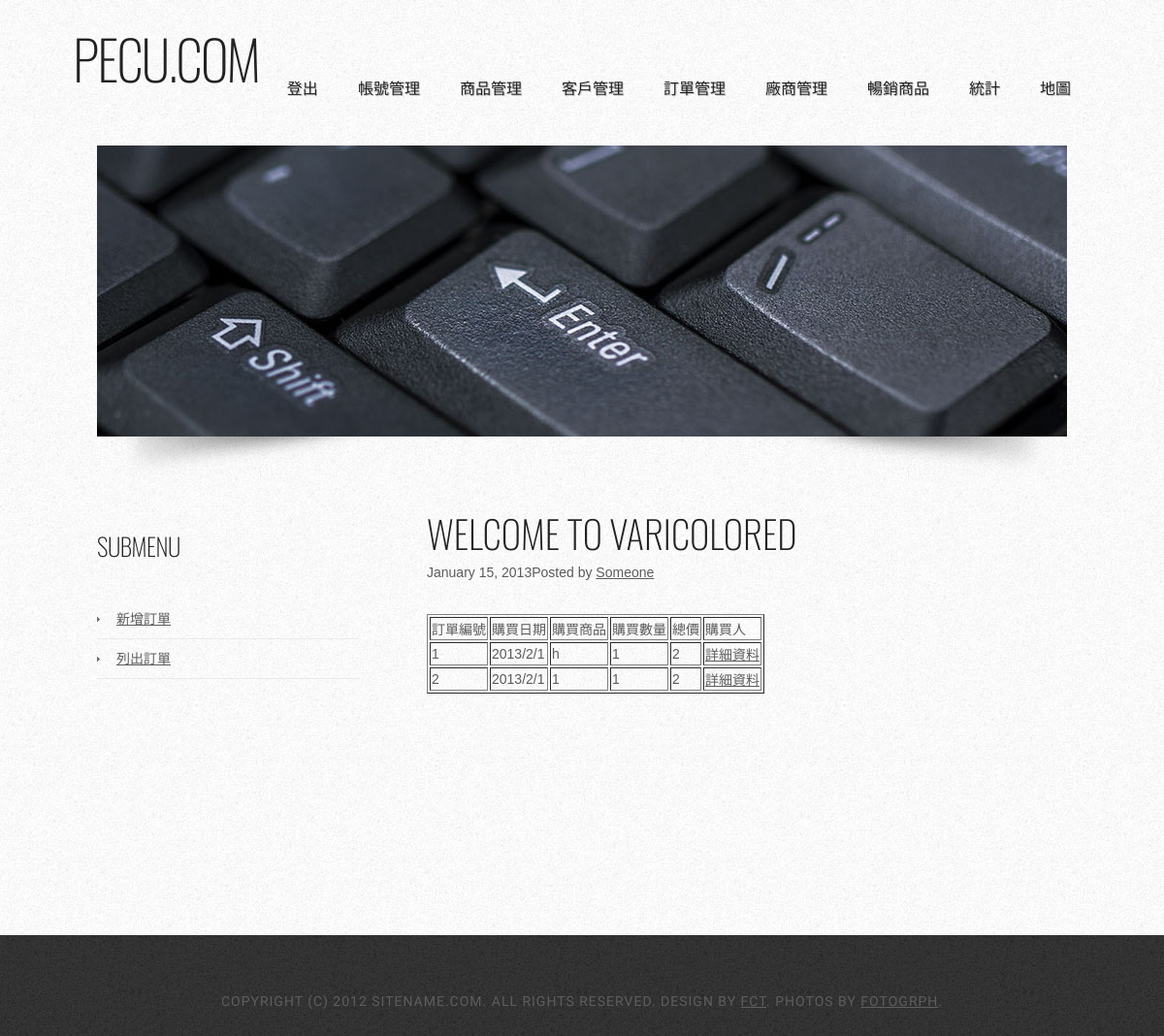
Page /d_Order.php?WebNo=4 (signed in) on the committed database.
### tables this page shows
CREATE TABLE `ordered` (
  `No` int(11) NOT NULL auto_increment,
  `Oyear` int(11) default NULL,
  `Omonth` int(11) default NULL,
  `Oday` int(11) default NULL,
  `Pno` int(11) default NULL,
  `Uno` int(11) default NULL,
  `Num` int(11) default NULL,
  PRIMARY KEY  (`No`)
);

CREATE TABLE `products` (
  `No` int(11) NOT NULL auto_increment,
  `Name` char(20) default NULL,
  `Price` int(11) default NULL,
  `Quility` int(11) default NULL,
  `StoreNo` int(11) default NULL,
  PRIMARY KEY  (`No`)
);

### menu.php (called while the page is built)
<?
if( $_SESSION["Name"] == "" )
	$admin = "登入";
else
	$admin = "登出";
$menulist = array( $admin, "帳號管理", "商品管理", "客戶管理",
				   "訂單管理", "廠商管理", "暢銷商品", "統計", "地圖" );
$menuFile = array( "index.php", "a_AdminUser.php", "b_Products.php", "c_Users.php",
				   "d_Order.php", "e_Store.php", "f_ProductOne.php", "g_Money.php", "index.php" );
include "menulist.php";
?>

### smf4.php (called while the page is built)
<?
$mainWeb = "d_Order.php";
$menulist = array( "新增訂單", "修改訂單", "刪除訂單", "列出訂單" );
include "smfList.php";
?>

### f4.php (the view, shortened to what this page needs)
<?
$sqlCode = "SELECT ordered.no, ordered.Oyear, ordered.Omonth, ordered.Oday, products.Name, ordered.Num, products.Price, ordered.Uno FROM ordered
LEFT JOIN products ON ordered.Pno=products.No;";
$result = mysql_query($sqlCode);
echo "<table border=1>";
echo "<tr><td>訂單編號</td><td>購買日期<td>購買商品</td><td>購買數量</td><td>總價</td><td>購買人</td></tr>";
while ($row = mysql_fetch_assoc($result)) {
 echo "<tr>";
 echo "<td>".$row["no"]."</td>";
 echo "<td>20".$row["Oyear"]."/".$row["Omonth"]."/".$row["Oday"]."</td>";
 echo "<td>".$row["Name"]."</td>";
 echo "<td>".$row["Num"]."</td>";
 echo "<td>".$row["Num"]*$row["Price"]."</td>";
 echo "<td><a href=\"#\" onmouseover=\"document.getElementById('DetailInfo').src='f4-New.php?No=".$row["Uno"]."'\">詳細資料</a></td>";
 echo "</tr>";
}
echo "</table>";
?>
<iframe frameborder=0 src="" id="DetailInfo" width="200" height="200"></iframe>

### d_Order.php (shortened to what this page needs)
<!DOCTYPE html PUBLIC "-//W3C//DTD XHTML 1.0 Strict//EN" "http://www.w3.org/TR/xhtml1/DTD/xhtml1-strict.dtd">
<html xmlns="http://www.w3.org/1999/xhtml">
<head>
<link href="style.css" rel="stylesheet" type="text/css" media="screen" />
</head>
<body>
<div id="wrapper">
	<div id="header-wrapper">
		<div id="header" class="container">
			<div id="logo">
				<h1><a href="#"></a>Pecu.Com</h1>
			</div>
			<div id="menu">
				<ul>
				<?
					include "menu.php";
				?>
				</ul>
			</div>
		</div>
		<div id="banner">
			<div class="content"><img src="images/img02.jpg" width="1000" height="300" alt="" /></div>
		</div>
	</div>
	<div id="page">
		<div id="content">
			<? include "content.php"; ?>
		</div>
		<div id="sidebar">
			<ul>
				<li>
					<h2>SubMenu</h2>
					<? include "submenu.php"; ?>
				</li>
			</ul>
		</div>
		<div style="clear: both;">&nbsp;</div>
	</div>
</div>
<div id="footer">
	<p>Copyright (c) 2012 Sitename.com. All rights reserved. Design by <a href="http://www.freecsstemplates.org">FCT</a>. Photos by <a href="http://fotogrph.com/">Fotogrph</a>.</p>
</div>
</body>
</html>

### menulist.php
<ul>
<?
for($i = 0; $i < count($menulist); $i++)
{
    echo "<li><a href=\"".$menuFile[$i]."?WebNo=".$i."\">".$menulist[$i]."</a></li>";
}
?>
</ul>

### content.php (shortened to what this page needs)
<div class=\"post\"><h2 class=\"title\">Welcome to Varicolored</h2><p class=\"meta\"><span class=\"date\">January 15, 2013</span><span class=\"posted\">Posted by <a href=\"#\">Someone</a></span></p>
						<div style=\"clear: both;\">&nbsp;</div>
						<div class=\"entry\">
<?
$nowNo = $_GET["WebNo"];
$SubWebNo = $_GET["SubWebNo"];
$check = $nowNo.$SubWebNo;
switch ($check)
{
    case 4:
	case 43:
		include "f4.php";
        break;
}
?>
</div></div>

### submenu.php (shortened to what this page needs)
<?
$nowNo = $_GET["WebNo"];
$SubWebNo = $_GET["SubWebNo"];
$check = $nowNo.$SubWebNo;
switch ($check)
{
    case 4:
	case 40:
	case 43:
		include "smf4.php";
        break;
}
?>

### smfList.php
<?
$nowNo = $_GET["WebNo"];
echo "<ul>";
if($_SESSION["pri"] == 1)
{
	for($i = 0; $i < count($menulist); $i++)
	{
		echo "<li><a href=\"".$mainWeb."?WebNo=".$nowNo."&SubWebNo=".$i."\">".$menulist[$i]."</a></li>";
	}
}
else if($_SESSION["pri"] == 2)
{
	echo "<li><a href=\"".$mainWeb."?WebNo=".$nowNo."&SubWebNo=0\">".$menulist["0"]."</a></li>";
	echo "<li><a href=\"".$mainWeb."?WebNo=".$nowNo."&SubWebNo=3\">".$menulist["3"]."</a></li>";
}
else
{
}
echo "</ul>";
?>

### style.css (style rules this page uses)
body { margin: 0; padding: 0; background: #050505 url(images/img01.jpg) repeat; font-family: Arial, Helvetica, sans-serif; font-size: 14px; color: #5B5B5B; }
h1, h2, h3 { margin: 0; padding: 0; text-transform: uppercase; font-weight: normal; font-family: 'Oswald', sans-serif; font-weight: 200; color: #222222; }
h1 { font-size: 2em; }
h2 { font-size: 2.8em; }
p, ul, ol { margin-top: 0; line-height: 180%; }
a { color: #5E5E5E; }
#wrapper { background: #FFFFFF url(images/img05.jpg) repeat; }
.container { width: 1000px; margin: 0px auto; }
#header-wrapper { overflow: hidden; }
#header { width: 1050px; height: 150px; margin: 0 auto; padding: 0px 0px; }
#logo { float: left; width: 80px; margin: 0; padding: 0; color: #FFFFFF; }
#logo h1 { line-height: 120px; letter-spacing: -2px; font-size: 4em; }
#menu { float: right; width: 950px; height: 90px; margin: 0 auto; padding: 0; }
#menu ul { float: right; margin: 0; padding: 20px 0px 0px 0px; list-style: none; line-height: normal; }
#menu li { float: left; }
#menu a { display: block; line-height: 100px; margin-right: 1px; padding: 0px 20px 0px 20px; text-decoration: none; text-align: center; text-shadow: 1px 1px 0px rgba(0,0,0,.2); text-transform: uppercase; font-family: 'Oswald', sans-serif; font-size: 16px; font-weight: 300; color: #1F1F1F; border: none; }
#page { width: 1000px; margin: 0 auto; padding: 30px 0px; }
#content { float: right; width: 660px; padding: 0px 0px 0px 0px; }
#sidebar { float: left; width: 270px; margin: 0px; padding: 30px 0px 0px 0px; }
#sidebar ul { margin: 0; padding: 0; list-style: none; }
#sidebar li { margin: 0; padding: 0; }
#sidebar li ul { margin: 0px 0px; padding-bottom: 30px; }
#sidebar li li { line-height: 40px; border-bottom: 1px solid #E7EBED; margin: 0px 0px; border-left: none; }
#sidebar li li a { padding: 0px 0px 0px 20px; background: url(images/img04.jpg) no-repeat left 50%; }
#sidebar h2 { height: 38px; padding: 0px 0px 30px 0px; letter-spacing: -.5px; font-size: 1.8em; color: #222222; }
#sidebar a { border: none; }
#footer { height: 140px; margin: 0 auto; padding: 50px 0 15px 0; font-family: 'Abel', sans-serif; }
#footer p { margin: 0; padding-top: 10px; letter-spacing: 1px; line-height: normal; font-size: 14px; text-transform: uppercase; text-align: center; color: #5E5E5E; }
#footer a { color: #5E5E5E; }
#banner { margin: 0px auto; width: 1000px; height: 340px; background: url(images/img03.png) no-repeat left bottom; }

### rows in the picture
ordered: No "1", Oyear "13", Omonth "2", Oday "1", products.Name "h", Num "1", products.Price "2"
ordered: No "2", Oyear "13", Omonth "2", Oday "1", products.Name "1", Num "1", products.Price "2"

### other values in the picture
$menulist[$i] "登出"
$menulist[$i] "帳號管理"
$menulist[$i] "商品管理"
$menulist[$i] "客戶管理"
$menulist[$i] "訂單管理"
$menulist[$i] "廠商管理"
$menulist[$i] "暢銷商品"
$menulist[$i] "統計"
$menulist[$i] "地圖"
$menulist["0"] "新增訂單"
$menulist["3"] "列出訂單"
